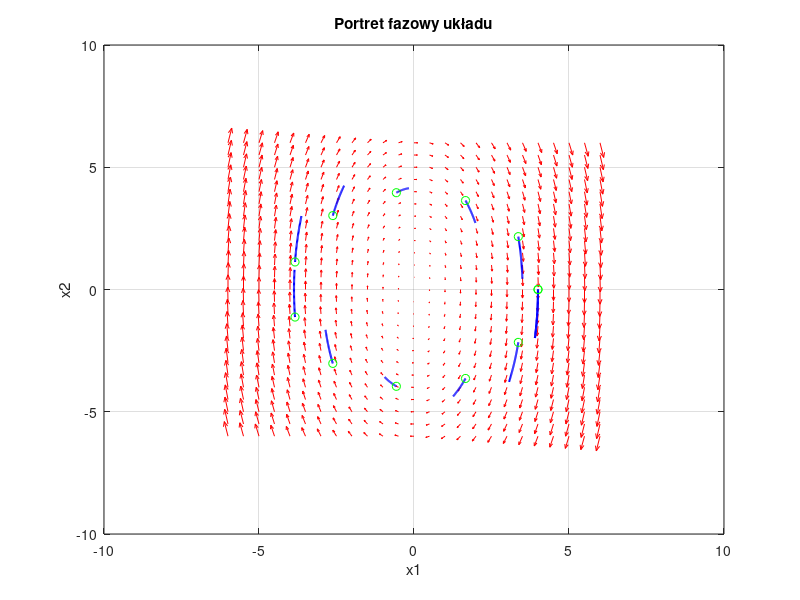

This figure's MATLAB source:
clear; clc; close all;

A = [ 0, 1; -5, 0]; %Recznie zmieniane macierze stanu
tspan = [0 0.1]; % Przedzial czasu dla symulacji
%Utworzenie siatki punktow w przestrzeni stanow
[x1, x2] = meshgrid(-6: 0.5: 6, -6: 0.5: 6);
% Inicjalizacja macierzy składowych poziomej/pionwej wektorow
u = zeros(size(x1));
v = zeros(size(x1));

% Obliczanie pochodnych w kazdym punkcie siatki
for i = 1:numel(x1)
    dx = A * [x1(i); x2(i)];
    u(i) = dx(1);
    v(i) = dx(2);
end

figure;
quiver(x1,x2,u,v,'r');
hold on;
grid on;
xlabel('x1');
ylabel('x2');
title("Portret fazowy układu");

% Przygotowanie warunkow poczatkowych rozlozonych na okregu
katy = linspace(0, 2*pi, 12);
promien = 4;
stan_pocz = [promien*cos(katy)', promien*sin(katy)'];

% Rozwiazywanie rownan i nanoszenie trajktorii na wykres
for i = 1:size(stan_pocz, 1)
    [t,x] = ode45(@(t,x) A*x, tspan, stan_pocz(i, :));
    plot(x(:, 1), x(:,2), 'b', 'LineWidth', 1.5);
    plot(x(1,1), x(1,2), 'go');
end
hold off;
